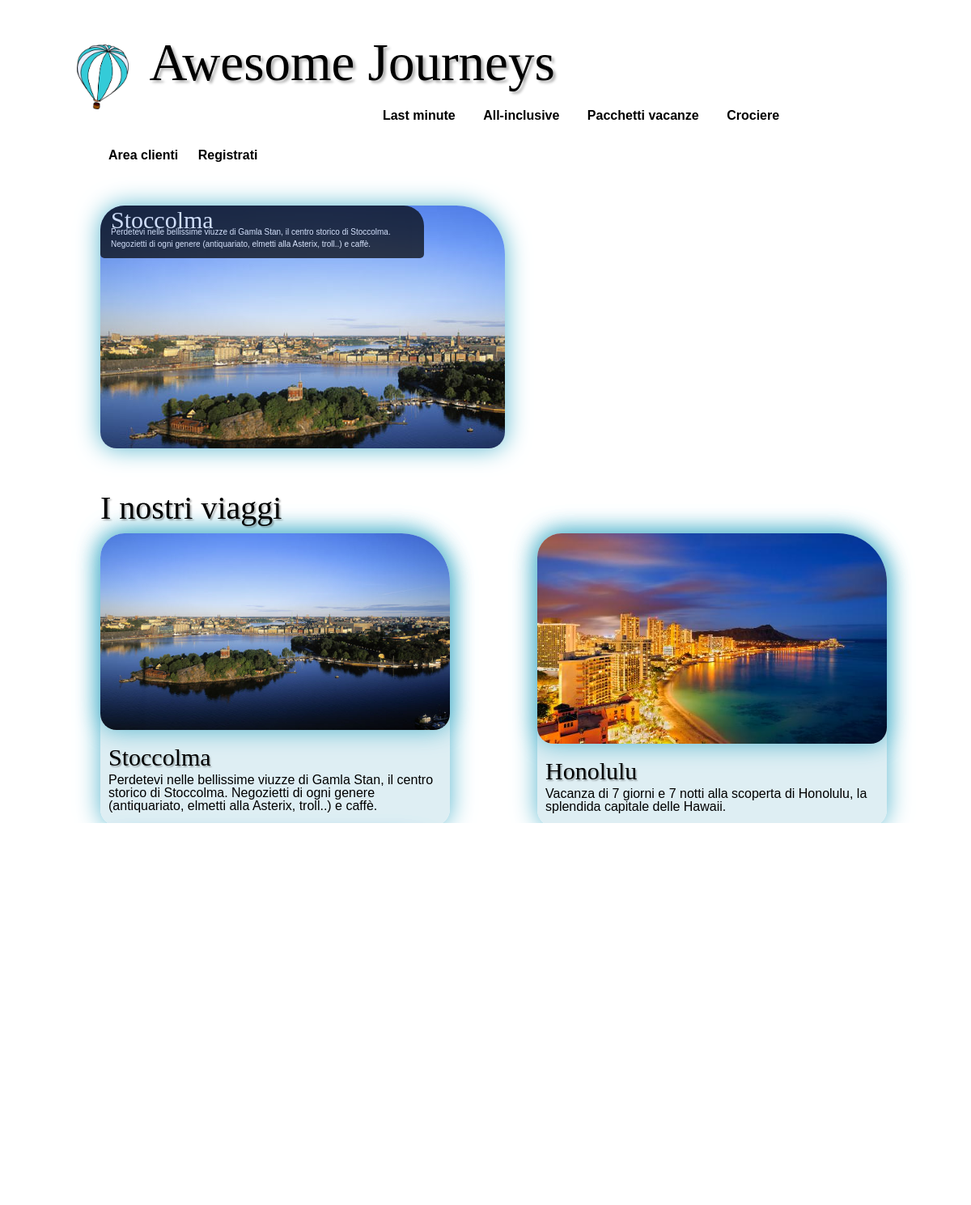
Page /AwesomeJourneys/index.php on the committed database.
### tables this page shows
CREATE TABLE IF NOT EXISTS `journey` (
  `id_journey` int(11) NOT NULL AUTO_INCREMENT,
  `start_date` date NOT NULL,
  `end_date` date NOT NULL,
  `itinerary` int(11) NOT NULL,
  `creator` varchar(30) NOT NULL,
  `published` tinyint(1) NOT NULL DEFAULT '0',
  `publish_date` date DEFAULT NULL,
  PRIMARY KEY (`id_journey`),
  KEY `itinerary` (`itinerary`),
  KEY `creator` (`creator`),
  KEY `creator_2` (`creator`)
);

CREATE TABLE IF NOT EXISTS `itinerary` (
  `ID` int(11) NOT NULL AUTO_INCREMENT,
  `name` varchar(50) DEFAULT NULL,
  `description` text,
  `photo` varchar(255) DEFAULT NULL,
  `itinerary_creator` varchar(30) NOT NULL,
  `state` int(11) NOT NULL,
  `published` tinyint(1) NOT NULL DEFAULT '0',
  `start_location` varchar(100) NOT NULL,
  `end_location` varchar(100) DEFAULT NULL,
  PRIMARY KEY (`ID`),
  KEY `itinerary_creator` (`itinerary_creator`)
);

### AwesomeJourneys/controller/SearchController.php (called while the page is built, shortened)
<?php
include_once 'model/Journey/JourneySearchResult.php';
class SearchController {
    public function searchJourneys($query = NULL){
        $searchResult = new JourneySearchResult();
        $searchResult->search($query);
        return $searchResult;
    }
}
?>

### AwesomeJourneys/model/AJConnection.php (called while the page is built, shortened)
<?php
class AJConnection {
    private $link;
    function __construct(){
        $this->link = @mysql_connect(HOST, UTENTE, PASS) or die('Errore nella connessione: ' . mysql_error());
    }
    public function executeQuery($query){
        if($this->link){
            $tabella = @mysql_query($query) or die(@mysql_error());
            if($tabella){
                $risultato = NULL;
                while($row = @mysql_fetch_object($tabella)){
                    $risultato[] = $row;
                }
                return $risultato;
            }
            return FALSE;
        }
    }
}
?>

### AwesomeJourneys/model/Journey/JourneySearchResult.php (called while the page is built, shortened)
<?php
include_once 'model/AJConnection.php';
include_once 'model/AJConcreteAggregator.php';
include_once 'model/Journey/Journey.php';
include_once 'model/Itinerary/CompleteItinerary.php';
class JourneySearchResult {
    private $aggregator;
    private $iterator;
    public function __construct() {
        $this->aggregator = new AJConcreteAggregator();
    }
    public function search($query = NULL){
        $c = new AJConnection();
        if($query == NULL){
            $query = "SELECT * "
                    . "FROM journey INNER JOIN itinerary ON journey.itinerary = itinerary.ID "
                    . "WHERE journey.published=1 "
                    . "ORDER BY start_date;";
        }
        if($c){
            $table = $c->executeQuery($query);
            if($table){
                foreach($table as $j){
                    $itinerary = new CompleteItinerary($j->itinerary_creator, $j->name, $j->description, $j->itinerary);
                    $itinerary->setStartLocation($j->start_location);
                    $itinerary->setEndLocation($j->end_location);
                    $itinerary->setPhoto($j->photo);
                    if($j->published == 1){
                        $this->aggregator->add($j->id_journey, new PublishedJourney($j->id_journey, $itinerary, $j->start_date, $j->end_date, $j->creator, $j->publish_date));
                    }
                    else{
                        $this->aggregator->add ($j->id_journey, new Journey($j->id_journey, $itinerary, $j->start_date, $j->end_date, $j->creator));
                    }
                }
            }
        }
        $this->iterator = $this->aggregator->getIterator();
    }
    public function fetchObject() {
        if ($this->iterator->hasNext())
            return $this->iterator->next();
        else
            return NULL;
    }
}
?>

### AwesomeJourneys/model/AJConcreteAggregator.php (called while the page is built, shortened)
<?php
include_once 'AJConcreteIterator.php';
class AJConcreteAggregator implements AJAggregator{
    private $list;
    function __construct() {
        $this->list = array();
    }
    public function add($key, $object) {
        $this->list[$key] = $object;
    }
    public function getIterator() {
        return new AJConcreteIterator($this->list);
    }
}

### AwesomeJourneys/model/AJConcreteIterator.php (called while the page is built, shortened)
<?php
class AJConcreteIterator implements AJIterator{
    private $list;
    private $current;
    function __construct($list) {
        $this->list = $list;
        $this->current = -1;
    }
    public function hasNext() {
        if( $this->current+1 < count($this->list, COUNT_NORMAL)){
            return TRUE;
        }
        else {
            $this->current = -1;
            return FALSE;
        }
    }
    public function next() {
        $this->current++;
        return array_values($this->list)[$this->current];
    }
}

### AwesomeJourneys/model/Journey/Journey.php (called while the page is built, shortened)
<?php
include_once 'model/Itinerary/ItineraryState.php';
class Journey {
    protected $id;
    protected $itinerary;
    public function __construct($id, CompleteItinerary $itinerary, $start_date, $end_date, $creator) {
        $this->id = $id;
        $this->itinerary = $itinerary;
    }
    public function getId(){
        return $this->id;
    }
    public function getItinerary(){
        return $this->itinerary;
    }
}
?>

### AwesomeJourneys/model/Itinerary/ItineraryState.php (called while the page is built, shortened)
<?php
include_once 'model/AJConnection.php';
abstract class ItineraryState{
    protected $name;
    protected $description;
    protected $photo;
    public function getName() { return $this->name; }
    public function getDescription() { return $this->description; }
    public function getPhoto() { return $this->photo; }
    public function setPhoto($photo) { $this->photo = $photo; }
}

### AwesomeJourneys/model/Itinerary/CompleteItinerary.php (called while the page is built, shortened)
<?php
include_once 'model/Enumerations/ItineraryState.php';
include_once 'ItineraryState.php';
class CompleteItinerary extends ItineraryState{
    function __construct($creator, $name, $description, $id = NULL) {
        $this->name = $name;
        $this->description = $description;
    }
}

### AwesomeJourneys/view/home.php (the view, shortened to what this page needs)
<?php include_once 'partials/_login.php'; ?>
<div id="s3slider">
    <ul id="s3sliderContent">
        <?php
            while($journey = $this->model->fetchObject()){
                $itinerary = $journey->getItinerary();
                echo "<li class='s3sliderImage'>
                        <img src='images/journeys/".$itinerary->getPhoto()."'>
                        <span>
                          <h3>".$itinerary->getName()."</h3>
                          <p>".$itinerary->getDescription()."</p>
                        </span>
                      </li>";
            }
        ?>
    </ul>
</div>
<div id="our_journeys"><h2>I nostri viaggi</h2></div>
<?php
while($journey = $this->model->fetchObject()){
    $itinerary = $journey->getItinerary();
    echo "<div class='viaggio grid'>
            <img src='images/journeys/".$itinerary->getPhoto()."'>
            <span>
                <h3><a href='index.php?op=selectJourney&id=".$journey->getId()."' >".$itinerary->getName()."</a></h3>
                <p>".$itinerary->getDescription()."</p>
            </span>
          </div>";
}
?>
<div id="search_link"><a href="index.php?op=openSearch" >Cerca</a></div>

### AwesomeJourneys/index.php (shortened to what this page needs)
<!DOCTYPE html>
<html>
    <head>
        <link rel="stylesheet" type="text/css" href="css/themes/start/jquery-ui-1.10.3.css" />
        <link rel="stylesheet" type="text/css" href="css/style_layout.css" />
    </head>
    <body>
        <div id='container'>
            <?php include_once 'view/partials/_header.php' ?>
            <div id='content-wrapper'>
            <?php
            include_once 'controller/NavigationController.php';
            $navController = new NavigationController();
            $navController->invoke();
            ?>
            </div>
            <?php include_once 'view/partials/_footer.php' ?>
        </div>
    </body>
</html>

### AwesomeJourneys/view/partials/_header.php (shortened to what this page needs)
<header>
    <div>
        <span style="float: left; margin: 5px;">
            <img src="css/baloon.png" alt="baloon" style="max-height: 80px; max-width: 80px;">
        </span>
        <span style="float: left; line-height: 80px;">
            <h1><a href="index.php">Awesome Journeys</a></h1>
        </span>
    </div>
    <div id='menu'>
        <ul>
            <li><a href="#">Last minute</a></li>
            <li><a href="#">All-inclusive</a></li>
            <li><a href="#">Pacchetti vacanze</a></li>
            <li><a href="#">Crociere</a></li>
        </ul>
    </div>
</header>

### AwesomeJourneys/controller/NavigationController.php (shortened to what this page needs)
<?php
include_once 'SearchController.php';
class NavigationController {
    public function invoke(){
        if(isset($_GET['op']))
            $this->gestioneGET();
        else if(isset($_POST['op']))
            $this->gestionePOST();
        else
            $this->home();
    }
    private function home(){
        $c = new SearchController();
        $this->model = $c->searchJourneys();
        require_once("view/home.php");
    }
}
?>

### AwesomeJourneys/view/partials/_login.php
<?php
    if(isset($user)){
        echo "<div id='div_login'>"
             . "<p>".$user->getRole()." profile  <a href='index.php?op=logout'>Logout</a></p>"
           . "</div>";
    }
    else{
        echo "<div id='div_login'>"
             . "<p><a href='index.php?op=openLogin'>Area clienti</a>  <a href='index.php?op=openRegister'>Registrati</a></p>"
           . "</div>";
    }
?>

### AwesomeJourneys/view/partials/_footer.php (shortened to what this page needs)
<footer>
    <p>Io sono il footer</p>
</footer>

### rows in the picture
journey: itinerary.photo (picture), itinerary.name "Stoccolma", itinerary.description "Perdetevi nelle bellissime viuzze di Gamla Stan, il centro storico di Stoccolma. Negozietti di ogni genere (antiquariato, elmetti alla Asterix, troll..) e caffè."
journey: itinerary.photo (picture), itinerary.name "Honolulu", itinerary.description "Vacanza di 7 giorni e 7 notti alla scoperta di Honolulu, la splendida capitale delle Hawaii."
journey: itinerary.photo (picture)
